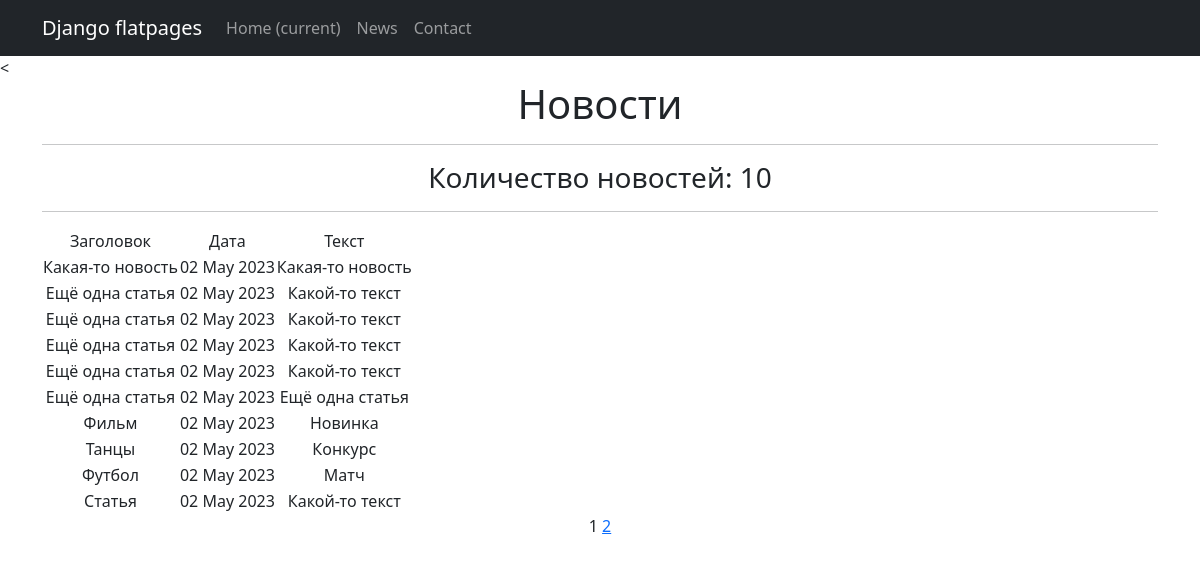
Before: /news/ with the older database file.
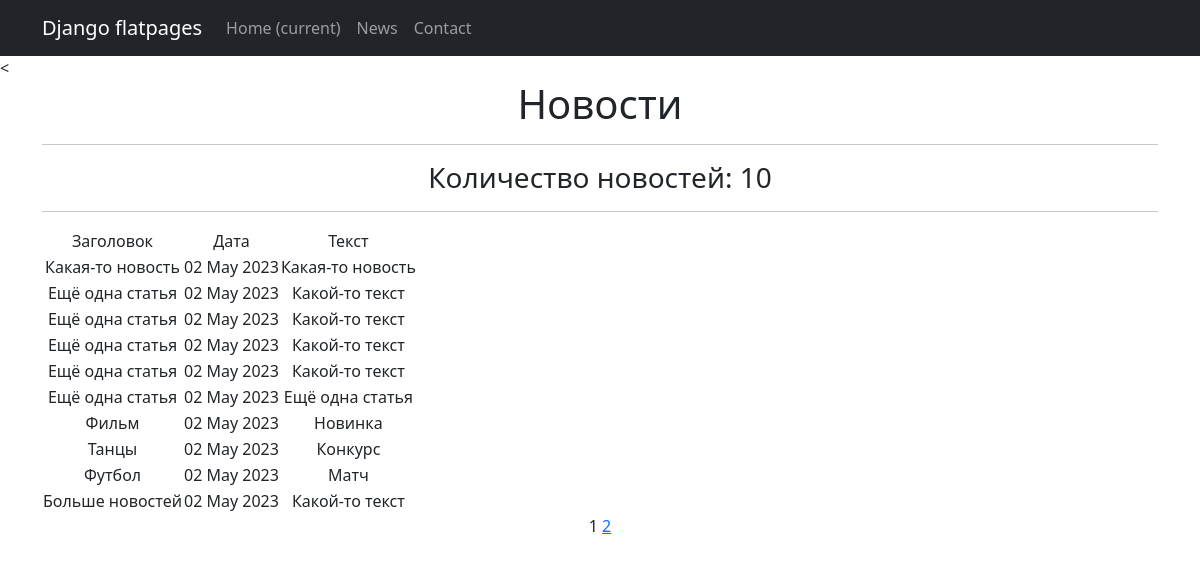
After: the same page with the newer database file.
### news/models.py (models this page shows, shortened)
class Post(models.Model):
    author = models.ForeignKey(Author, on_delete=models.CASCADE)
    NEWS = 'NW'
    ARTICLE = 'AR'
    CATEGORY_CHOICES = (
        (NEWS, 'Новость'),
        (ARTICLE, 'Статья'),
    )
    categoryType = models.CharField(max_length=2, choices=CATEGORY_CHOICES, default=ARTICLE)
    dateCreation = models.DateTimeField(auto_now_add=True)
    postCategory = models.ManyToManyField(Category, through='PostCategory')
    title = models.CharField(max_length=128)
    text = models.TextField()
    rating = models.SmallIntegerField(default=0)

### news/views.py (the view)
# urls.py: path('', PostList.as_view(), name='news_list'),
class PostList(ListView):
    model = Post
    ordering = '-dateCreation'
    template_name = 'news.html'
    context_object_name = 'news'
    paginate_by = 10

### news/templatetags/censor.py (called while the page is built)
@register.filter()
def censor(message: str):
    variants = ['bot', 'игры'] # непристойные выражения
    ln = len(variants)
    filtred_message = ''
    string = ''
    pattern = '*' # чем заменять непристойные выражения
    for i in message:
        string += i
        string2 = string.lower()
        flag = 0
        for j in variants:
            if not string2 in j:
                flag += 1
            if string2 == j:
                filtred_message += pattern * len(string)
                flag -= 1
                string = ''
        if flag == ln:
            filtred_message += string
            string = ''
    if string2 != '' and string2 not in variants:
        filtred_message += string
    elif string2 != '':
        filtred_message += pattern * len(string)
    return filtred_message

### templates/news.html (shortened to what this page needs)
{% extends 'flatpages/default.html' %}
{% load censor %}
{% block content %}
<h1>Новости</h1>
<hr>
   <h3>Количество новостей: {{ news|length }}</h3>
<hr>
   {% if news %}
       <table>
           <tr>
               <td>Заголовок</td>
               <td>Дата</td>
               <td>Текст</td>
           </tr>
           {% for new in news %}
           <tr>
               <td>{{ new.title|censor }}</td>
               <td>{{ new.dateCreation|date:'d M Y' }}</td>
               <td>{{ new.text|truncatechars:20|censor }}</td>
           </tr>
           {% endfor %}
       </table>
   {% else %}
       <h2>Новостей нет!</h2>
   {% endif %}
   {{ page_obj.number }}
   {% if page_obj.has_next %}
       <a href="?page={{ page_obj.next_page_number }}">{{ page_obj.next_page_number }}</a>
   {% endif %}
{% endblock content %}

Changed rows visible on the page:
removed Post: title|censor "Статья", dateCreation "02 May 2023", text|censor "Какой-то текст"
now on this page (row unchanged): Post: title|censor "Больше новостей", dateCreation "02 May 2023", text|censor "Какой-то текст"
